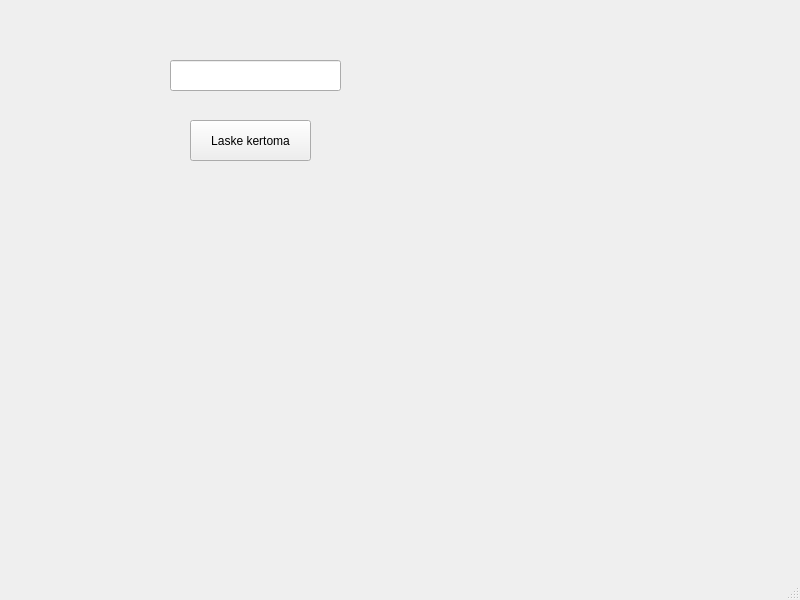
<?xml version="1.0" encoding="UTF-8"?>
<ui version="4.0">
 <class>MainWindow</class>
 <widget class="QMainWindow" name="MainWindow">
  <property name="geometry">
   <rect>
    <x>0</x>
    <y>0</y>
    <width>800</width>
    <height>600</height>
   </rect>
  </property>
  <property name="windowTitle">
   <string>MainWindow</string>
  </property>
  <widget class="QWidget" name="centralwidget">
   <widget class="QPushButton" name="btnCalculate">
    <property name="geometry">
     <rect>
      <x>190</x>
      <y>120</y>
      <width>121</width>
      <height>41</height>
     </rect>
    </property>
    <property name="text">
     <string>Laske kertoma</string>
    </property>
   </widget>
   <widget class="QLineEdit" name="textNumber">
    <property name="geometry">
     <rect>
      <x>170</x>
      <y>60</y>
      <width>171</width>
      <height>31</height>
     </rect>
    </property>
   </widget>
  </widget>
  <widget class="QMenuBar" name="menubar">
   <property name="geometry">
    <rect>
     <x>0</x>
     <y>0</y>
     <width>800</width>
     <height>22</height>
    </rect>
   </property>
  </widget>
  <widget class="QStatusBar" name="statusbar"/>
 </widget>
 <resources/>
 <connections/>
</ui>
